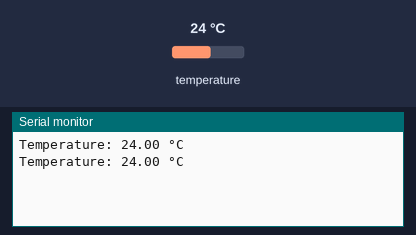
Simulated run of this sketch. Board: Arduino Uno, built with avr-gcc and run on an emulated ATmega328P. Shown: the last lines printed to the serial monitor. The test bench sets the inputs (shaded band); at power-on: temperature 24 °C.

Above: at 2.2 s.
2.3 s: temperature set to 12 °C
At 3.0 s:
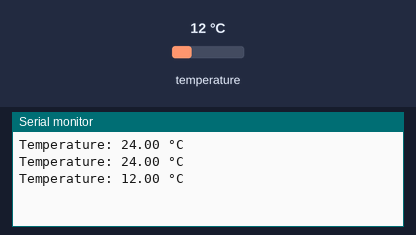
4.0 s: temperature set to 19 °C
At 6.0 s:
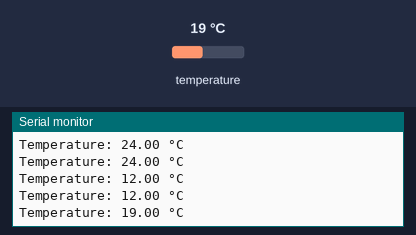
Timing chart, 0 to 7.5 s (numbered marks = the images above; inputs shaded):
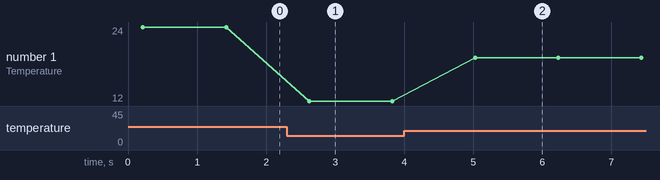

Measured:
- after the input at 2.3 s, the serial monitor: prints a new line after 0.32 s (image 1)
- after the input at 4.0 s, the serial monitor: prints a new line after 1.0 s (image 2)
- plotted number 1: 24 → 12 after the input at 2.3 s, 12 → 19 after the input at 4.0 s

The sketch:

Sketch.ino
```cpp
#include <OneWire.h>
#include <DallasTemperature.h>

OneWire oneWire(3);
DallasTemperature sensors(&oneWire);

void setup() {
  Serial.begin(115200);

  sensors.begin();
  sensors.setResolution(10);
}

void loop() {
  sensors.requestTemperatures();

  float temperature = sensors.getTempCByIndex(0);

  Serial.print("Temperature: ");
  Serial.print(temperature);
  Serial.println(" °C");

  delay(1000);
}
```
